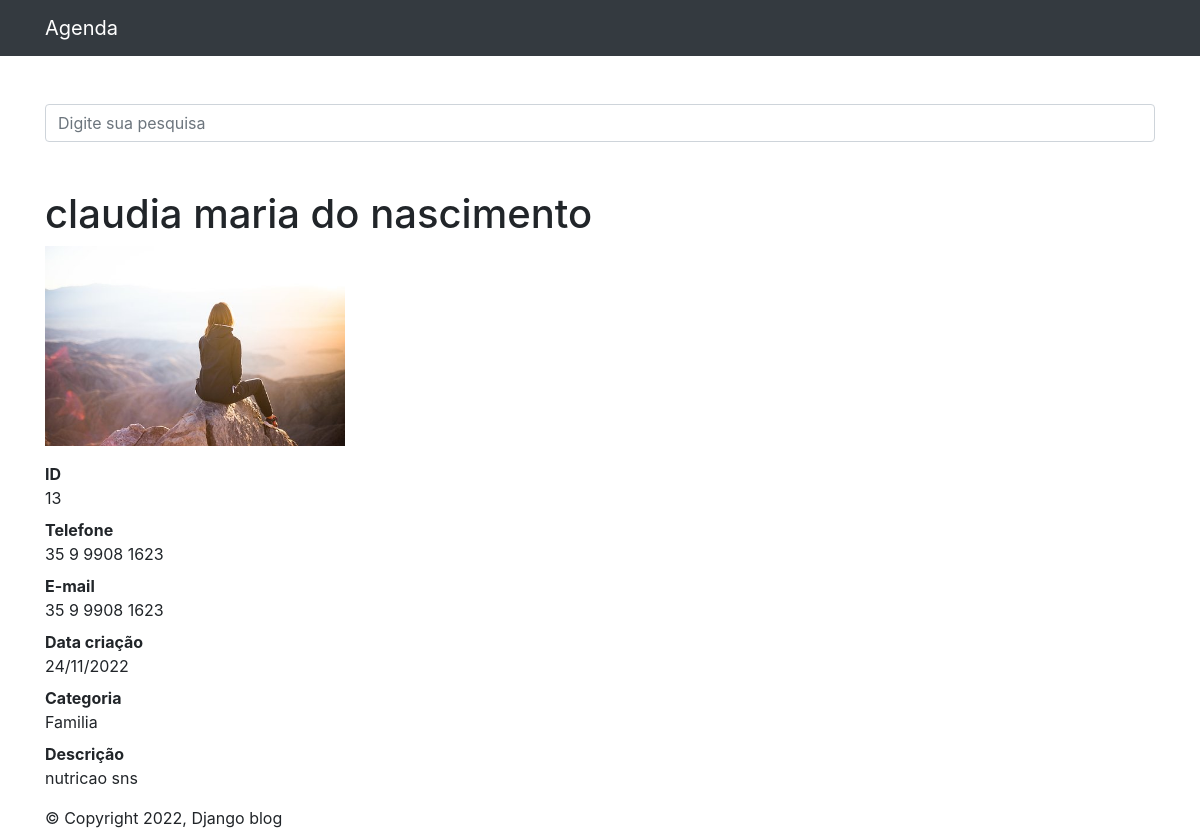
The page /13/ on the database its author committed.
### contatos/models.py (models this page shows, shortened)
class Contato(models.Model):
    nome = models.CharField(max_length=255)
    sobrenome = models.CharField(max_length=255, blank=True)
    telefone = models.CharField(max_length=255)
    email = models.EmailField(max_length=255, blank=True)
    data_criacao = models.DateTimeField(default=timezone.now)
    descricao = models.TextField(blank=True)
    categoria = models.ForeignKey(Categoria, on_delete=models.DO_NOTHING)
    mostrar = models.BooleanField(default=True)
    foto = models.ImageField(blank=True, upload_to='fotos/%Y/%m/%d') # vazia se nao enviada

class Categoria(models.Model):
    nome = models.CharField(max_length=255)
    def __str__(self):
        return self.nome

### contatos/views.py (the view)
# urls.py: path('<int:contato_id>/', views.ver_contato, name='ver_contato'),
def ver_contato(request, contato_id):
    contato = get_object_or_404(Contato, id=contato_id)
    if not contato.mostrar:
        raise Http404()
    return render(request, 'contatos/ver_contato.html',{
    'contato': contato,
     })

### contatos/templates/contatos/ver_contato.html (shortened to what this page needs)
{% extends 'base.html' %}
{% block conteudo %}
<h1 class="mt-5">{{contato.nome}} {{contato.sobrenome}}</h1>
  {% if contato.foto %}
    <p><img src="{{contato.foto.url}}" style="max-width: 300px" alt=""></p>
  {%endif%}
<dl>
    <dt>ID</dt>
    <dd>{{contato.id}}</dd>
    <dt>Telefone</dt>
    <dd>{{contato.telefone}}</dd>
    <dt>E-mail</dt>
    <dd>{{contato.telefone}}</dd>
    <dt>Data criação</dt>
    <dd>{{contato.data_criacao|date:'d/m/Y'}}</dd>
    <dt>Categoria</dt>
    <dd>{{contato.categoria}}</dd>
    <dt>Descrição</dt>
    <dd>
      {{contato.descricao}}
    </dd>
</dl>
{% endblock conteudo %}

### rows shown on the page
Contato: nome "claudia", sobrenome "maria do nascimento", foto (picture), id "13", telefone "35 9 9908 1623", data_criacao "24/11/2022", categoria "Familia", descricao "nutricao sns"
